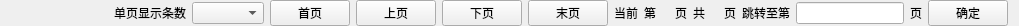
<?xml version="1.0" encoding="UTF-8"?>
<ui version="4.0">
 <class>pageWidget</class>
 <widget class="QWidget" name="pageWidget">
  <property name="geometry">
   <rect>
    <x>0</x>
    <y>0</y>
    <width>1019</width>
    <height>23</height>
   </rect>
  </property>
  <property name="windowTitle">
   <string>Form</string>
  </property>
  <layout class="QHBoxLayout" name="horizontalLayout_7">
   <property name="topMargin">
    <number>0</number>
   </property>
   <property name="bottomMargin">
    <number>0</number>
   </property>
   <item>
    <spacer name="horizontalSpacer">
     <property name="orientation">
      <enum>Qt::Horizontal</enum>
     </property>
     <property name="sizeHint" stdset="0">
      <size>
       <width>92</width>
       <height>20</height>
      </size>
     </property>
    </spacer>
   </item>
   <item>
    <widget class="QLabel" name="label">
     <property name="text">
      <string>单页显示条数</string>
     </property>
    </widget>
   </item>
   <item>
    <widget class="QComboBox" name="comboBox"/>
   </item>
   <item>
    <widget class="QPushButton" name="firstPageBtn">
     <property name="text">
      <string>首页</string>
     </property>
    </widget>
   </item>
   <item>
    <widget class="QPushButton" name="upperPageBtn">
     <property name="text">
      <string>上页</string>
     </property>
    </widget>
   </item>
   <item>
    <widget class="QPushButton" name="nextPageBtn">
     <property name="text">
      <string>下页</string>
     </property>
    </widget>
   </item>
   <item>
    <widget class="QPushButton" name="lastPageBtn">
     <property name="text">
      <string>末页</string>
     </property>
    </widget>
   </item>
   <item>
    <widget class="QLabel" name="label_5">
     <property name="text">
      <string>当前</string>
     </property>
    </widget>
   </item>
   <item>
    <layout class="QHBoxLayout" name="horizontalLayout_5">
     <item>
      <widget class="QLabel" name="label_17">
       <property name="text">
        <string>第</string>
       </property>
      </widget>
     </item>
     <item>
      <widget class="QLabel" name="CurPageLabel">
       <property name="text">
        <string/>
       </property>
      </widget>
     </item>
     <item>
      <widget class="QLabel" name="label_18">
       <property name="text">
        <string>页</string>
       </property>
      </widget>
     </item>
    </layout>
   </item>
   <item>
    <layout class="QHBoxLayout" name="horizontalLayout_6">
     <item>
      <widget class="QLabel" name="label_19">
       <property name="text">
        <string>共</string>
       </property>
      </widget>
     </item>
     <item>
      <widget class="QLabel" name="AllPageLabel">
       <property name="text">
        <string/>
       </property>
      </widget>
     </item>
     <item>
      <widget class="QLabel" name="label_20">
       <property name="text">
        <string>页</string>
       </property>
      </widget>
     </item>
    </layout>
   </item>
   <item>
    <layout class="QHBoxLayout" name="horizontalLayout_10">
     <item>
      <widget class="QLabel" name="label_15">
       <property name="text">
        <string>跳转至第</string>
       </property>
      </widget>
     </item>
     <item>
      <widget class="QLineEdit" name="inputLineEdit">
       <property name="sizePolicy">
        <sizepolicy hsizetype="Minimum" vsizetype="Fixed">
         <horstretch>0</horstretch>
         <verstretch>0</verstretch>
        </sizepolicy>
       </property>
       <property name="text">
        <string/>
       </property>
      </widget>
     </item>
     <item>
      <widget class="QLabel" name="label_16">
       <property name="text">
        <string>页</string>
       </property>
      </widget>
     </item>
    </layout>
   </item>
   <item>
    <widget class="QPushButton" name="okBtn">
     <property name="text">
      <string>确定</string>
     </property>
    </widget>
   </item>
  </layout>
 </widget>
 <resources/>
 <connections/>
</ui>
